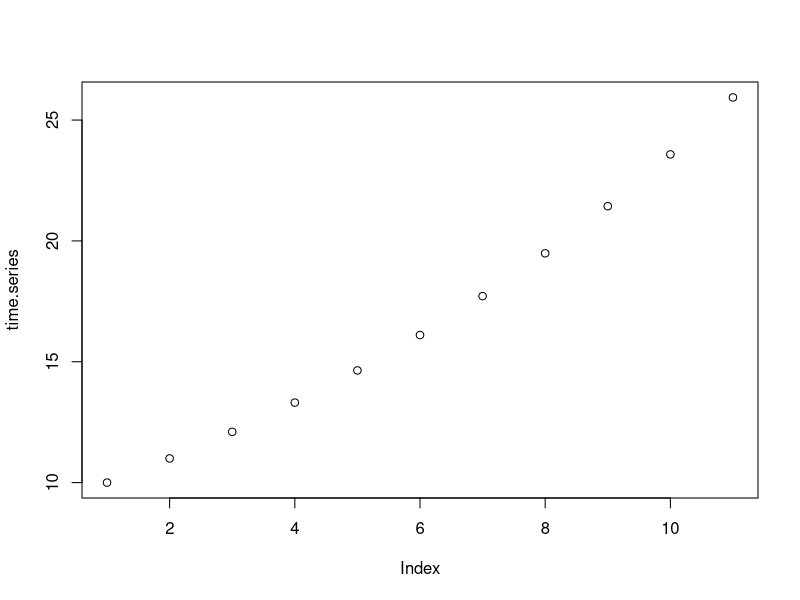
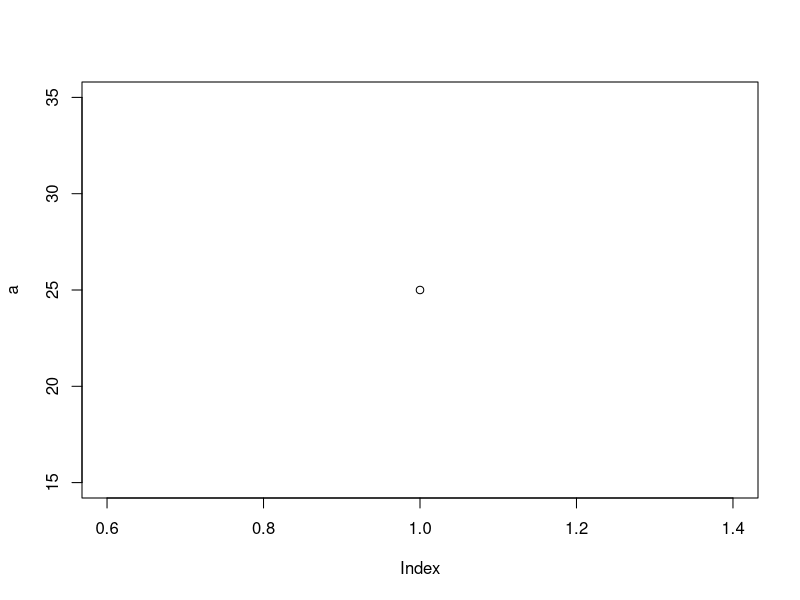
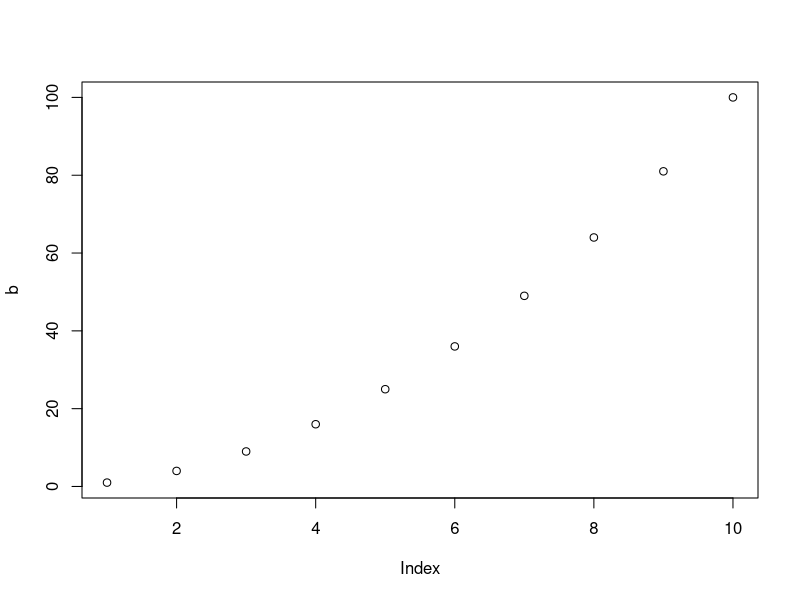
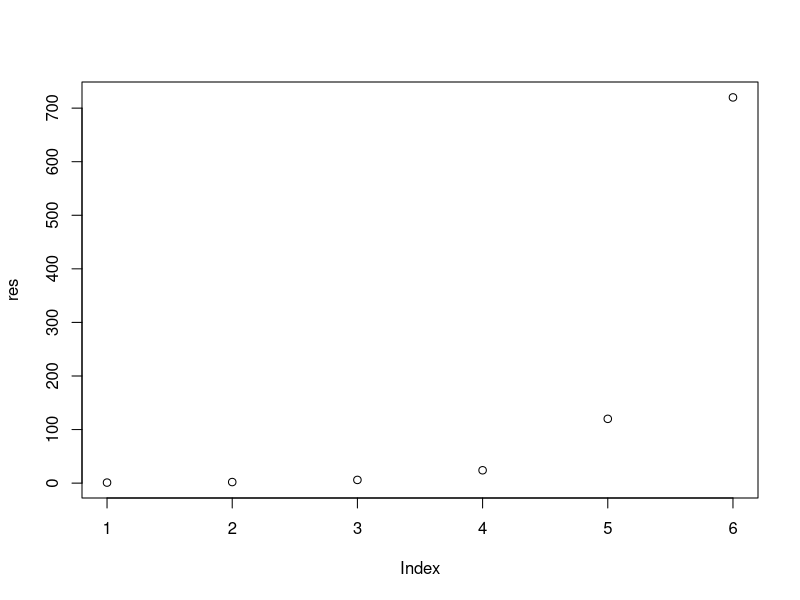

Reproduce these figures in R, in order. (Note: this script raises an error after producing the figures.)
lambda <- 1.1
N0 <- 10

time.series <- c()
for (t in 0:10) {
  time.series[t+1] <- (lambda^t)*N0
}

plot(time.series)

for (i in 1:5) {
  a <- i ^ 2
  print(a)
}

plot(a)

b <- (1:10)^2
plot(b)

result <- 1
i <- 1
while (i <= 6) {
  result <- result * i
  print(result)
  i <- i + 1
}

result <- 1
for (i in 1:6) {
  result <- result * i
  print(result)
}

results <- c(1)
res <- c()
for (i in 1:6) {
  results <- results * i
  res[i] <- results
}
res
plot(res)

last

time.series <- c(100)
lambda <- 0.98
t <- 1
# produce a time series that starts at N0
# and stops once the population drops below 1
while(tail(time.series, 1) > 1){
  time.series[t+1] <- time.series[t]*lambda
  t <- t + 1
}

plot(time.series)

time.series[50]

lessthantwenty <- which(time.series < 20)
lessthantwenty[1]

square.number <- function(x){
  x^2
}

circle.area <- function(r){
  pi*r^2
}

circle.area(4)

triangle.area <- function(height, width){
  (height*width)/2
}
triangle.area(4, 5.5)

is.x.three <- function(x){
if (x == 3) "the value of x is 3" else "the value of x is not 3"
}

is.x.three(3)
  
sign_of_a_number <- function(x){
  if (x < 0) {print("Negative number")} else
    if (x > 0) {print("Positive number")} else
      print("Zero")
}

sign_of_a_number(-1)

my.factorial <- function(n){
  result <- 1
  i <- 1
  while (i <=  n){
    result <- result * i
    i <- i + 1
  }
  result
}

my.factorial(7)

time.series <- function(N0, lambda, tmax){
  population <- c(N0)
  for (t in 1:tmax) {
    population[t+1] <- population[t]*lambda 
  }
  return(population)
}

(data <- time.series(10, 0.95, 100))

plot(data)
plot(log(data))




rnorm(4, mean = 1, sd = 5)

rbinom(n = 1, size = 1, p = 1-0.5)

runif(1)
runif(1, 0, 10)


rnorm(1)

#################################
time.series <- function(N0, tmax, possible_outcomes, probabilities){
  population <- c(N0)
  for (t in 1:tmax) {
    lambda <- sample(possible_outcomes, 1, probabilities, replace=TRUE)
    population[t+1] <- population[t]*lambda
  }
  return(population)
}


lambda_mean <- 1.01
deviation <- 0.1
lambda1 <- (lambda_mean + deviation)
lambda2 <- (lambda_mean - deviation)
possible_outcomes <- c(lambda1, lambda2)
probabilities <- c(0.5, 0.5)
N0 <- 10

time.series.ext <- function(N0, tmax, possible_outcomes, probabilities){
  population <- c(N0)
  for (t in 1:tmax) {
  lambda <- sample(possible_outcomes, 1, probabilities, replace=TRUE)
  population[t+1] <- if (population[t]*lambda < 1) 0 else population[t]*lambda
  }
  return(population)
}

sim <- 500
tmax <- 200
data <- matrix(nrow = tmax +1, ncol = sim)

for (i in 1:sim) {
  data[, i] <- time.series.ext(N0, tmax, possible_outcomes, probabilities)
}



time.series.lambdamean <- function(N0, tmax, lambda_mean){
  population <- c(N0)
  for (t in 1:tmax) {
    population[t+1] <- if (population[t]*lambda_mean < 1) 0 else population[t]*lambda_mean
  }
  return(population)
}

lambda.geo <- sqrt(lambda_mean^2 - deviation^2)

time.series.geo <- function(N0, tmax, lambda_geo){
  population <- c(N0)
  for (t in 1:tmax) {
    population[t+1] <- if (population[t]*lambda.geo < 1) 0 else population[t]*lambda.geo
  }
  return(population)
}

log.row.means <- rowMeans(log(data))

data.mean <- time.series.lambdamean(N0, tmax, lambda_mean)
data.geo <- time.series.geo(N0, tmax, lambda_mean)

matplot(log(data+1), type = "l", lty = 1, xlab = "time", ylab = "ln(population size)")
matlines(rowMeans(log(data+1)), type = "l", lwd = 2, lty = 1, col = "red")
matlines(log(data.mean+1), type = "l", lty = 1, lwd = 2, col = "blue")
matlines(log(data.geo+1), type = "l", lty = 1, lwd = 2, col = "black")


#########################

matplot(log(data), type = "l", lty = 1, xlab = "time", ylab = "population size")
matlines(log.row.means, type = "l", lty = 1, lwd = 2, col = "red")
matlines(log(data.mean), type = "l", lty = 1, lwd = 2, col = "blue")
matlines(log(data.geo), type = "l", lty = 1, lwd = 2, col = "black")
  







